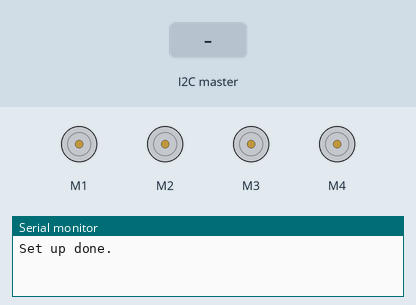
This sketch was run on a simulated Arduino Uno, built with avr-gcc and run on an emulated ATmega328P. Shown: 4 × DC motor (green arrow = forward, orange = backward, longer = faster), the last lines printed to the serial monitor. The inputs (shaded band) are chosen by the test bench.

Above: at 1.2 s.
1.3 s: the I2C master sends the byte 1
At 1.6 s:
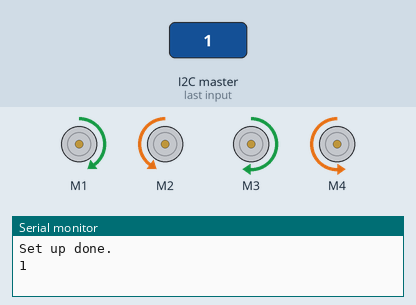
2.8 s: the I2C master sends the byte 2
At 4.0 s:
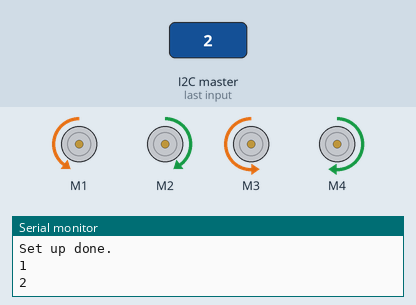
4.3 s: the I2C master sends the byte 0
At 5.6 s:
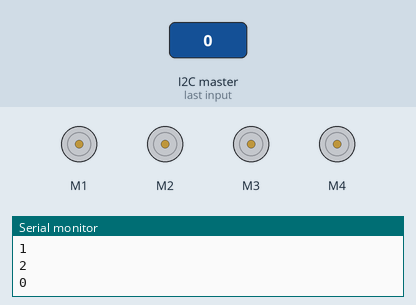
Timing chart, 0 to 7.3 s (numbered marks = the images above; inputs shaded):
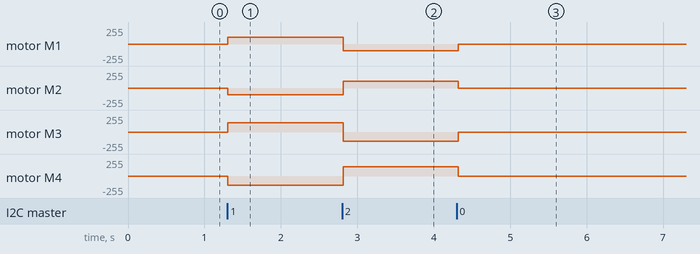

The sketch:

Slave.ino
```cpp
#include <Wire.h>
#include <AFMotor.h>

#define SLAVE_ADDR 9            // Address of the salve device
#define THRESHOLD_DISTANCE 20   // borderline for distance to the wall

// ------------------------------
// Creation of all necesary global instances
// ------------------------------

// Motor drivers
AF_DCMotor motor1(1);
AF_DCMotor motor2(2);
AF_DCMotor motor3(3);
AF_DCMotor motor4(4);

// ------------------------------
// Other global variables
// ------------------------------

int rd;
int rd_old; // Global variable that stores value from I2C BUS

// ------------------------------
// ------------------------------

void setup() {

  Wire.begin(SLAVE_ADDR);

  Wire.onReceive(receiveEvent);

  Serial.begin(9600);

  motor1.setSpeed(100);
  motor2.setSpeed(100);
  motor3.setSpeed(140);
  motor4.setSpeed(140);

  Serial.println("Set up done.");
}

void loop() {

  if(rd == 0){
    Stop();
  }

  if(rd == 1){
    Left();
  }

  if(rd == 2){
    Right();
  }


  if(rd == 3){
    Forward();
  }

  delay(50);
}


// ------------------------------
// Functions
// ------------------------------

// This function is responsible for receiving and processing the data from I2C BUS

void receiveEvent() {
  int received_value = Wire.read();

  if (received_value != -1) {
    rd = received_value; // Update rd only when received_value is not -1
    rd_old = rd; // Update rd_old only when rd is updated
  }

  // Optional: handle the case when received_value is -1
  // This can be done by setting rd to a default value or taking other appropriate action

  Serial.println(rd);
}


void Right(){

      motor1.run(BACKWARD); //LT
      motor2.run(FORWARD); //PT
      motor3.run(BACKWARD); //PP
      motor4.run(FORWARD); //LP

}

void Left(){

      motor1.run(FORWARD); //LT
      motor2.run(BACKWARD); //PT
      motor3.run(FORWARD); //PP
      motor4.run(BACKWARD); //LP
}

void Forward(){

      motor1.run(BACKWARD);
      motor2.run(BACKWARD);
      motor3.run(BACKWARD);
      motor4.run(BACKWARD);
}

void Stop(){
      motor1.run(RELEASE);
      motor2.run(RELEASE);
      motor3.run(RELEASE);
      motor4.run(RELEASE);
}
// TODO:
// This function is responsible for calculating the steering
```

Measured:
- after the input at 1.3 s, motor M1: stopped → forward 100/255 at once; motor M2: stopped → backward 100/255 at once; motor M3: stopped → forward 140/255 at once; motor M4: stopped → backward 140/255 at once
- after the input at 2.8 s, motor M1: forward 100/255 → backward 100/255 at once; motor M2: backward 100/255 → forward 100/255 at once; motor M3: forward 140/255 → backward 140/255 at once; motor M4: backward 140/255 → forward 140/255 at once
- after the input at 4.3 s, motor M1: backward 100/255 → stopped at once; motor M2: forward 100/255 → stopped at once; motor M3: backward 140/255 → stopped at once; motor M4: forward 140/255 → stopped at once
